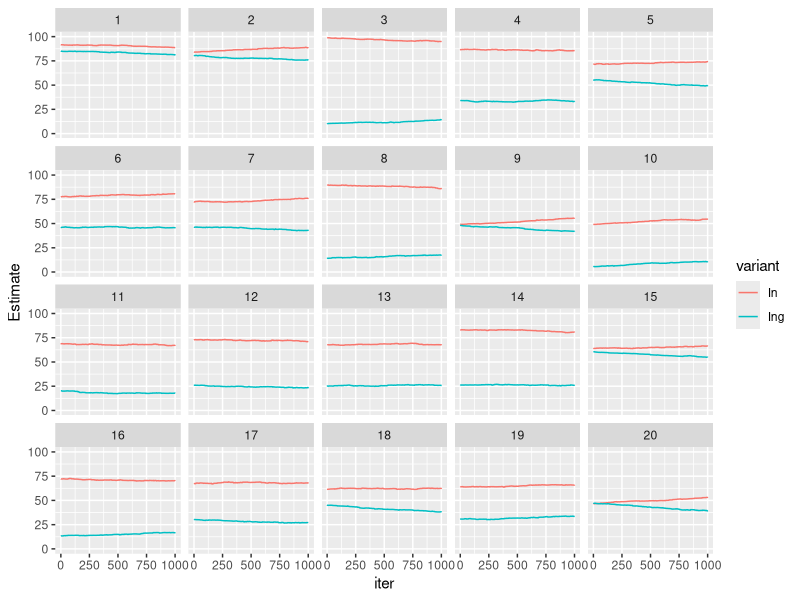
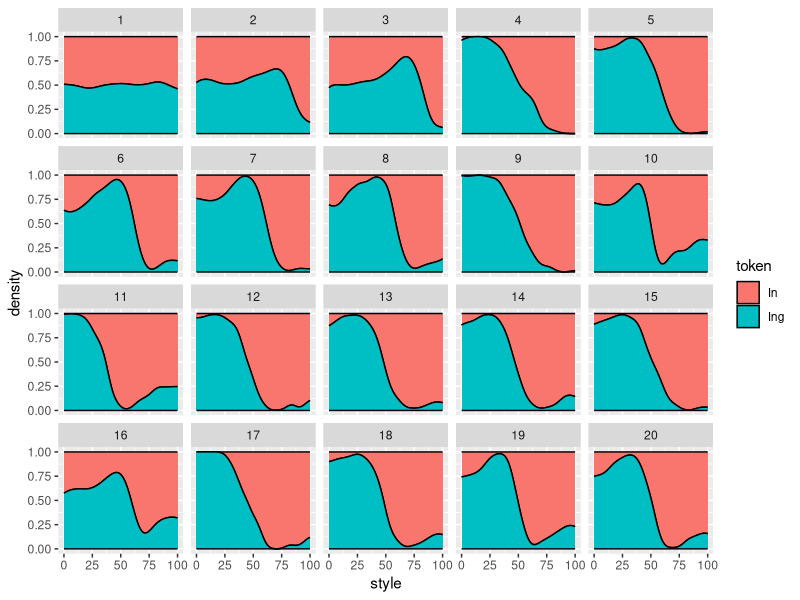
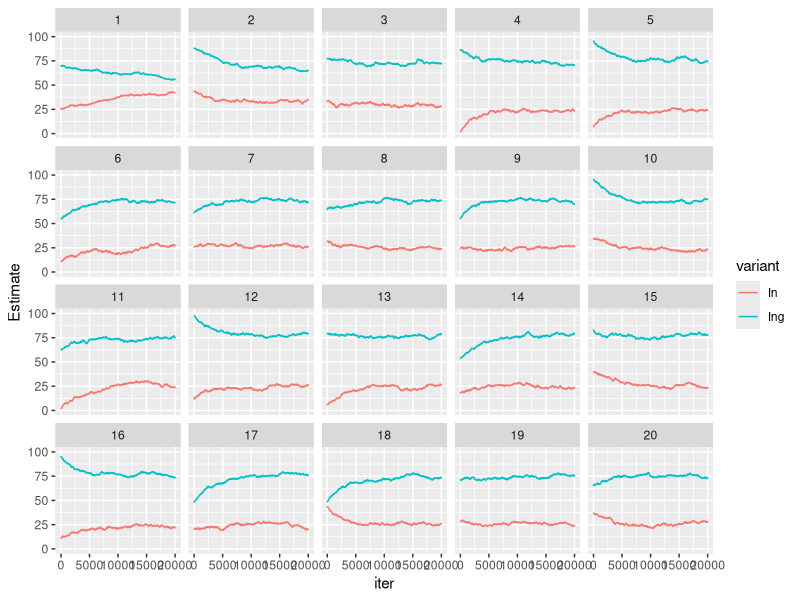

Source code (R) for these figures, in order: (Note: a time limit stopped this script after it produced the figures.)

library(ggplot2)
library(reshape2)
library(plyr)


generate_new_speaker <- function(niter, generation, min = 0, max = 100, old_speaker){
  # This function generates a new learner.
  #"In" and "Ing" are the (mean) style values for each variant
  #token is whihc variant they just heard
  #style is which style "
  experience <- list(In    = vector(length = niter),
                     Ing   = vector(length = niter),
                     token = vector(length = niter),
                     style = vector(length = niter),
                     iter  = 1:niter,
                     generation = rep(generation, niter)
  )
  #  experience[["Ing"]][1]   <- (max-min)/2
  #  experience[["In"]][1]    <- (max-min)/2
  
  #JCW: I am changing the above to be values generated from old_speaker
  
  
  currentobs <- generate_from_speaker(old_speaker)
  
  if(currentobs[["token"]] == "Ing"){
    while(currentobs[["token"]] == "Ing"){
      lastobs <- currentobs
      currentobs <- generate_from_speaker(old_speaker)
    }
    
    experience[["Ing"]][1]   <- lastobs[["style"]]
    experience[["In"]][1]    <- currentobs[["style"]]
    
    #debug
    print("Ing")
    print(lastobs[["style"]])
    print(currentobs[["style"]])
  }
  
  else {
    while(currentobs[["token"]] == "In"){
      lastobs <- currentobs
      currentobs <- generate_from_speaker(old_speaker)
    }
    
    experience[["Ing"]][1]   <- currentobs[["style"]]
    experience[["In"]][1]    <- lastobs[["style"]]
    
    #debug
    print("In")
    print(lastobs[["style"]])
    print(currentobs[["style"]])
  }
  experience[["token"]][1] <- NA
  experience[["style"]][1] <- NA
  return(experience)
}

update_speaker <- function(speaker, lambda, iter, token, style){
  # this function updates a learner with input
  #speaker is basically experience  
  other_token <- c(In = "Ing", Ing = "In")
  other <- other_token[token]
  
  #expectation is a style value    
  previous_expectation <- speaker[[token]][iter-1]
  
  #If its closer than 1 unit to the expectation than dist = 1
  dist    <- max(1, abs(style-previous_expectation))
  
  #weight is smaller at larger distances from the expectation
  weight  <- lambda * (1/(dist^2))
  
  #This is a weighted average. Instead of half of the new expectation coming from the old exp and half from the current style, we use the weight to figure out the proportions of the new expectation that should come from each the old and the current style. And as the current style gets farther away from the old expectation, we use less of it in determining the new expection.

  new_expectation <- (previous_expectation * (1-weight)) + (style * weight)
  
  speaker[[token]][iter]   <- new_expectation
  speaker[[other]][iter]   <- speaker[[other]][iter-1]
  speaker[["style"]][iter] <- style
  speaker[["token"]][iter] <- token
  
  return(speaker)
}

generate_from_speaker <- function(speaker, min = 0, max = 100, eps = 0.001){
  # this function generates a tokens from a mature speaker
  #Choose style to speak, which is an independent choice
  style <- runif(1, min, max)
  
  #Takes their last expectation for the style of each token
  In_expect  <- rev(speaker[["In"]])[1]
  Ing_expect <- rev(speaker[["Ing"]])[1]
  
  #eps is epsilon, the smallest value that something can take, as in clustering algorithms
  In_dist  <- max(eps, abs(style - In_expect))
  Ing_dist <- max(eps, abs(style - Ing_expect))
  
  In_weight  <- 1/(In_dist^2)
  Ing_weight <- 1/(Ing_dist^2)
  
  In_prob  <- In_weight /(In_weight+Ing_weight)
  Ing_prob <- Ing_weight/(In_weight+Ing_weight)
  
  token <- sample(c("In","Ing"), size=1, prob=c(In_prob,Ing_prob))
  
  return(list(style = style, token = token))
}

#initializing old speaker. these will be the style values for generation 0.

#old_speaker should have SAME STYLE for in/ing, to model first generation after doublet is innovated
old_speaker <- list(In    = 50,
                    Ing   = 50,
                    token = NA,
                    style = NA)

ngenerations <- 20
niter <- 1000
lambda <- 0.3

generations <- vector(length = ngenerations, mode = "list")


for(gen in 1:ngenerations){
  new_speaker <- generate_new_speaker(niter = niter, generation=gen, old_speaker = old_speaker)
  for(iter in 2:niter){
    obs <- generate_from_speaker(old_speaker)
    #obs is a token and its associated style    
    token <- obs[["token"]]
    style <- obs[["style"]]
    
    new_speaker <- update_speaker(new_speaker, lambda=lambda, iter=iter, token=token, style=style)
  }
  generations[[gen]] <- as.data.frame(new_speaker)
  old_speaker <- new_speaker
}


generations.df <- rbind.fill(generations)

generations.df.melt <- melt(generations.df, value.name = "Estimate", id.vars = c("token", "style", "iter", "generation"), variable.name = "variant", na.rm = TRUE, measure.vars = c("In", "Ing"))

pdf("1000iterPerGen.pdf")

ggplot(generations.df.melt, aes(x = iter, y = Estimate, color=variant, group=variant))+
  geom_step()+
  facet_wrap(~generation)+
  ylim(0,100)

#ggplot(generations.df, aes(iter, Ing))+
#  geom_step()+
#  facet_wrap(~generation)+
#  ylim(50,100)

ggplot(subset(generations.df, !is.na(style)), aes(style, fill = token))+
  stat_density(color = "black", position = "fill")+
  facet_wrap(~generation)

dev.off()


#Reinitializing old speaker for new run. These will be the style values for generation 0.

#old_speaker should have SAME STYLE for in/ing, to model first generation after doublet is innovated
old_speaker <- list(In    = 50,
                    Ing   = 50,
                    token = NA,
                    style = NA)

ngenerations <- 20
niter <- 20000
lambda <- 0.3

generations <- vector(length = ngenerations, mode = "list")


for(gen in 1:ngenerations){
  new_speaker <- generate_new_speaker(niter = niter, generation=gen, old_speaker = old_speaker)
  for(iter in 2:niter){
    obs <- generate_from_speaker(old_speaker)
    #obs is a token and its associated style    
    token <- obs[["token"]]
    style <- obs[["style"]]
    
    new_speaker <- update_speaker(new_speaker, lambda=lambda, iter=iter, token=token, style=style)
  }
  generations[[gen]] <- as.data.frame(new_speaker)
  old_speaker <- new_speaker
}


generations.df <- rbind.fill(generations)

generations.df.melt <- melt(generations.df, value.name = "Estimate", id.vars = c("token", "style", "iter", "generation"), variable.name = "variant", na.rm = TRUE, measure.vars = c("In", "Ing"))

pdf("20000iterPerGen.pdf")

ggplot(generations.df.melt, aes(x = iter, y = Estimate, color=variant, group=variant))+
  geom_step()+
  facet_wrap(~generation)+
  ylim(0,100)

#ggplot(generations.df, aes(iter, Ing))+
#  geom_step()+
#  facet_wrap(~generation)+
#  ylim(50,100)

ggplot(subset(generations.df, !is.na(style)), aes(style, fill = token))+
  stat_density(color = "black", position = "fill")+
  facet_wrap(~generation)

dev.off()
